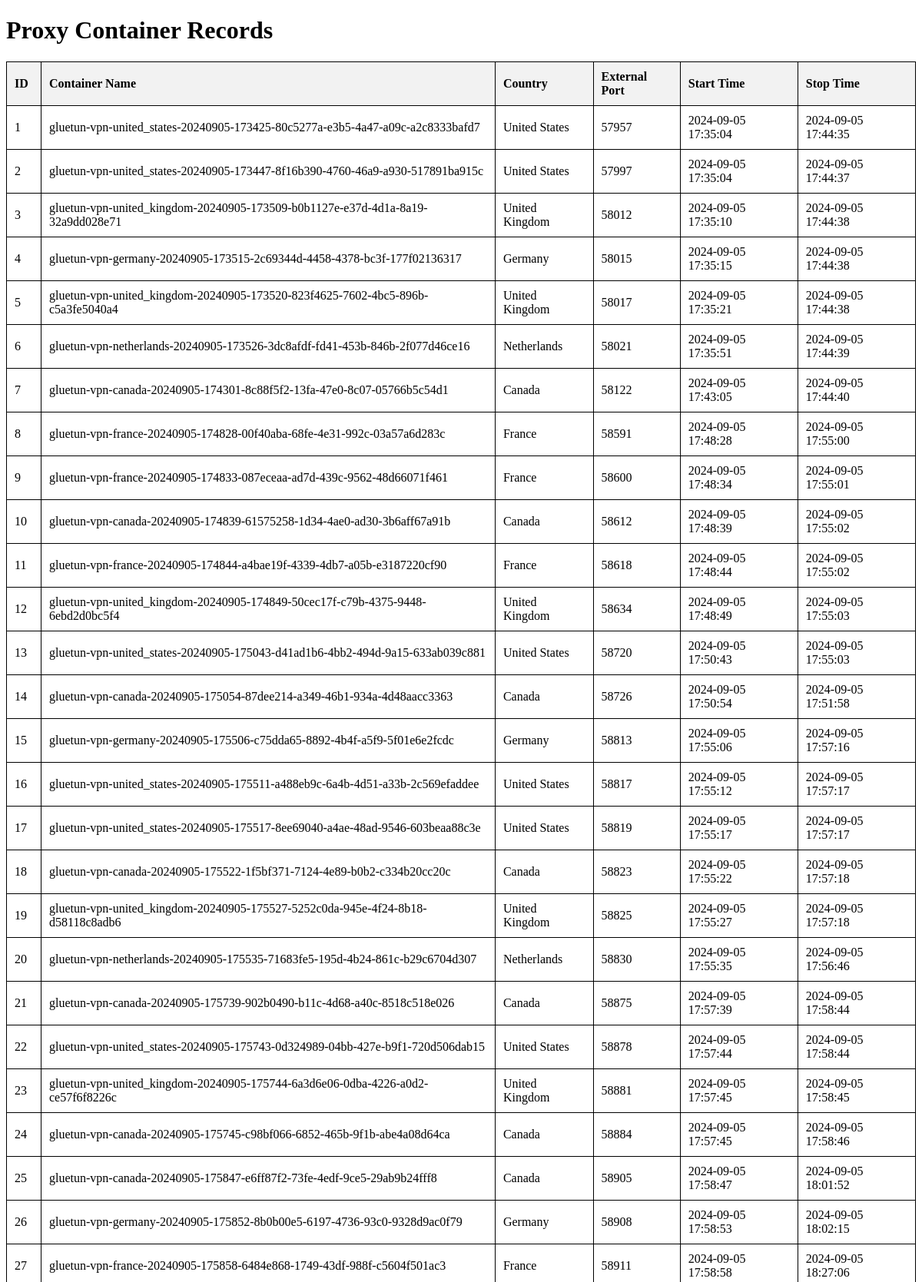
The page /list-container-records (upper part) on the database its author committed.
### tables this page shows
CREATE TABLE proxy_containers (
                        id INTEGER PRIMARY KEY AUTOINCREMENT,
                        container_name TEXT,
                        country TEXT,
                        external_port INTEGER,
                        start_time TEXT,
                        stop_time TEXT  -- This will be NULL initially and updated when container stops
                      );

### project/proxy/views.py (the view)
@proxy_blueprint.route('/list-container-records', methods=['GET'])
def list_container_records():
    conn = sqlite3.connect(get_db_path())
    cursor = conn.cursor()
    cursor.execute('''SELECT * FROM proxy_containers''')
    containers = cursor.fetchall()
    conn.close()
    return render_template('list_container_records.html', containers=containers)

### project/proxy/views.py (called while the page is built)
def get_db_path():
    return current_app.config['DB_PATH']

### project/proxy/templates/list_container_records.html (shortened to what this page needs)
<!DOCTYPE html>
<html lang="en">
<head>
</head>
<body>
    <h1>Proxy Container Records</h1>
    <table>
        <thead>
            <tr>
                <th>ID</th>
                <th>Container Name</th>
                <th>Country</th>
                <th>External Port</th>
                <th>Start Time</th>
                <th>Stop Time</th>
            </tr>
        </thead>
        <tbody>
            {% for container in containers %}
            <tr>
                <td>{{ container[0] }}</td>
                <td>{{ container[1] }}</td>
                <td>{{ container[2] }}</td>
                <td>{{ container[3] }}</td>
                <td>{{ container[4] }}</td>
                <td>{{ container[5] or "Still Running" }}</td>
            </tr>
            {% endfor %}
        </tbody>
    </table>
</body>
</html>

### project/proxy/templates/list_container_records.html (style rules this page uses)
table { width: 100%; border-collapse: collapse; }
table, th, td { border: 1px solid black; }
th, td { padding: 10px; text-align: left; }
th { background-color: #f2f2f2; }

### rows shown on the page
proxy_containers: id "1", container_name "gluetun-vpn-united_states-20240905-173425-80c5277a-e3b5-4a47-a09c-a2c8333bafd7", country "United States", external_port "57957", start_time "2024-09-05 17:35:04", stop_time "2024-09-05 17:44:35"
proxy_containers: id "2", container_name "gluetun-vpn-united_states-20240905-173447-8f16b390-4760-46a9-a930-517891ba915c", country "United States", external_port "57997", start_time "2024-09-05 17:35:04", stop_time "2024-09-05 17:44:37"
proxy_containers: id "3", container_name "gluetun-vpn-united_kingdom-20240905-173509-b0b1127e-e37d-4d1a-8a19-32a9dd028e71", country "United Kingdom", external_port "58012", start_time "2024-09-05 17:35:10", stop_time "2024-09-05 17:44:38"
proxy_containers: id "4", container_name "gluetun-vpn-germany-20240905-173515-2c69344d-4458-4378-bc3f-177f02136317", country "Germany", external_port "58015", start_time "2024-09-05 17:35:15", stop_time "2024-09-05 17:44:38"
proxy_containers: id "5", container_name "gluetun-vpn-united_kingdom-20240905-173520-823f4625-7602-4bc5-896b-c5a3fe5040a4", country "United Kingdom", external_port "58017", start_time "2024-09-05 17:35:21", stop_time "2024-09-05 17:44:38"
proxy_containers: id "6", container_name "gluetun-vpn-netherlands-20240905-173526-3dc8afdf-fd41-453b-846b-2f077d46ce16", country "Netherlands", external_port "58021", start_time "2024-09-05 17:35:51", stop_time "2024-09-05 17:44:39"
proxy_containers: id "7", container_name "gluetun-vpn-canada-20240905-174301-8c88f5f2-13fa-47e0-8c07-05766b5c54d1", country "Canada", external_port "58122", start_time "2024-09-05 17:43:05", stop_time "2024-09-05 17:44:40"
proxy_containers: id "8", container_name "gluetun-vpn-france-20240905-174828-00f40aba-68fe-4e31-992c-03a57a6d283c", country "France", external_port "58591", start_time "2024-09-05 17:48:28", stop_time "2024-09-05 17:55:00"
proxy_containers: id "9", container_name "gluetun-vpn-france-20240905-174833-087eceaa-ad7d-439c-9562-48d66071f461", country "France", external_port "58600", start_time "2024-09-05 17:48:34", stop_time "2024-09-05 17:55:01"
proxy_containers: id "10", container_name "gluetun-vpn-canada-20240905-174839-61575258-1d34-4ae0-ad30-3b6aff67a91b", country "Canada", external_port "58612", start_time "2024-09-05 17:48:39", stop_time "2024-09-05 17:55:02"
proxy_containers: id "11", container_name "gluetun-vpn-france-20240905-174844-a4bae19f-4339-4db7-a05b-e3187220cf90", country "France", external_port "58618", start_time "2024-09-05 17:48:44", stop_time "2024-09-05 17:55:02"
proxy_containers: id "12", container_name "gluetun-vpn-united_kingdom-20240905-174849-50cec17f-c79b-4375-9448-6ebd2d0bc5f4", country "United Kingdom", external_port "58634", start_time "2024-09-05 17:48:49", stop_time "2024-09-05 17:55:03"
proxy_containers: id "13", container_name "gluetun-vpn-united_states-20240905-175043-d41ad1b6-4bb2-494d-9a15-633ab039c881", country "United States", external_port "58720", start_time "2024-09-05 17:50:43", stop_time "2024-09-05 17:55:03"
proxy_containers: id "14", container_name "gluetun-vpn-canada-20240905-175054-87dee214-a349-46b1-934a-4d48aacc3363", country "Canada", external_port "58726", start_time "2024-09-05 17:50:54", stop_time "2024-09-05 17:51:58"
proxy_containers: id "15", container_name "gluetun-vpn-germany-20240905-175506-c75dda65-8892-4b4f-a5f9-5f01e6e2fcdc", country "Germany", external_port "58813", start_time "2024-09-05 17:55:06", stop_time "2024-09-05 17:57:16"
proxy_containers: id "16", container_name "gluetun-vpn-united_states-20240905-175511-a488eb9c-6a4b-4d51-a33b-2c569efaddee", country "United States", external_port "58817", start_time "2024-09-05 17:55:12", stop_time "2024-09-05 17:57:17"
proxy_containers: id "17", container_name "gluetun-vpn-united_states-20240905-175517-8ee69040-a4ae-48ad-9546-603beaa88c3e", country "United States", external_port "58819", start_time "2024-09-05 17:55:17", stop_time "2024-09-05 17:57:17"
proxy_containers: id "18", container_name "gluetun-vpn-canada-20240905-175522-1f5bf371-7124-4e89-b0b2-c334b20cc20c", country "Canada", external_port "58823", start_time "2024-09-05 17:55:22", stop_time "2024-09-05 17:57:18"
proxy_containers: id "19", container_name "gluetun-vpn-united_kingdom-20240905-175527-5252c0da-945e-4f24-8b18-d58118c8adb6", country "United Kingdom", external_port "58825", start_time "2024-09-05 17:55:27", stop_time "2024-09-05 17:57:18"
proxy_containers: id "20", container_name "gluetun-vpn-netherlands-20240905-175535-71683fe5-195d-4b24-861c-b29c6704d307", country "Netherlands", external_port "58830", start_time "2024-09-05 17:55:35", stop_time "2024-09-05 17:56:46"
proxy_containers: id "21", container_name "gluetun-vpn-canada-20240905-175739-902b0490-b11c-4d68-a40c-8518c518e026", country "Canada", external_port "58875", start_time "2024-09-05 17:57:39", stop_time "2024-09-05 17:58:44"
proxy_containers: id "22", container_name "gluetun-vpn-united_states-20240905-175743-0d324989-04bb-427e-b9f1-720d506dab15", country "United States", external_port "58878", start_time "2024-09-05 17:57:44", stop_time "2024-09-05 17:58:44"
proxy_containers: id "23", container_name "gluetun-vpn-united_kingdom-20240905-175744-6a3d6e06-0dba-4226-a0d2-ce57f6f8226c", country "United Kingdom", external_port "58881", start_time "2024-09-05 17:57:45", stop_time "2024-09-05 17:58:45"
proxy_containers: id "24", container_name "gluetun-vpn-canada-20240905-175745-c98bf066-6852-465b-9f1b-abe4a08d64ca", country "Canada", external_port "58884", start_time "2024-09-05 17:57:45", stop_time "2024-09-05 17:58:46"
proxy_containers: id "25", container_name "gluetun-vpn-canada-20240905-175847-e6ff87f2-73fe-4edf-9ce5-29ab9b24fff8", country "Canada", external_port "58905", start_time "2024-09-05 17:58:47", stop_time "2024-09-05 18:01:52"
proxy_containers: id "26", container_name "gluetun-vpn-germany-20240905-175852-8b0b00e5-6197-4736-93c0-9328d9ac0f79", country "Germany", external_port "58908", start_time "2024-09-05 17:58:53", stop_time "2024-09-05 18:02:15"
proxy_containers: id "27", container_name "gluetun-vpn-france-20240905-175858-6484e868-1749-43df-988f-c5604f501ac3", country "France", external_port "58911", start_time "2024-09-05 17:58:58", stop_time "2024-09-05 18:27:06"
